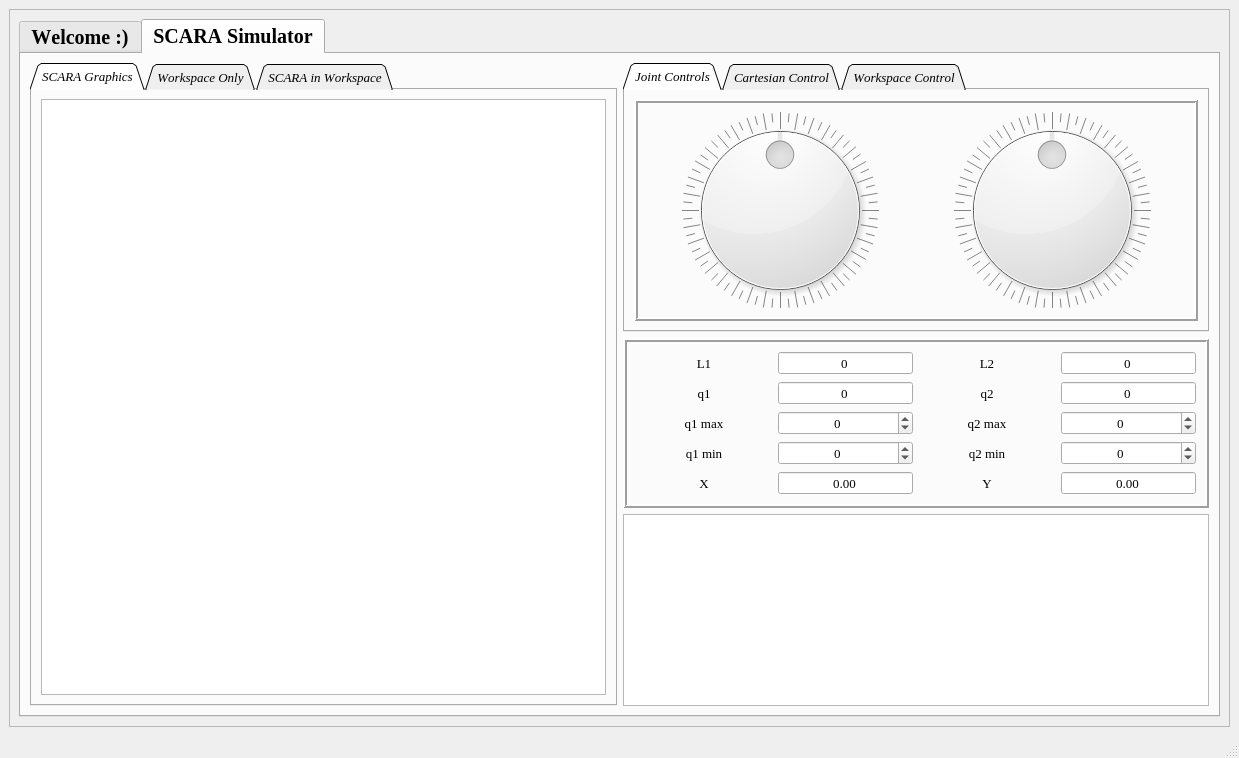
<?xml version="1.0" encoding="UTF-8"?>
<ui version="4.0">
 <class>MainWindow</class>
 <widget class="QMainWindow" name="MainWindow">
  <property name="geometry">
   <rect>
    <x>0</x>
    <y>0</y>
    <width>1239</width>
    <height>758</height>
   </rect>
  </property>
  <property name="font">
   <font>
    <family>Times New Roman</family>
    <pointsize>10</pointsize>
   </font>
  </property>
  <property name="windowTitle">
   <string>MainWindow</string>
  </property>
  <widget class="QWidget" name="centralwidget">
   <layout class="QHBoxLayout" name="horizontalLayout">
    <item>
     <widget class="QFrame" name="mainFrame">
      <property name="frameShape">
       <enum>QFrame::StyledPanel</enum>
      </property>
      <property name="frameShadow">
       <enum>QFrame::Raised</enum>
      </property>
      <layout class="QHBoxLayout" name="horizontalLayout_2">
       <item>
        <widget class="QTabWidget" name="globalTab">
         <property name="font">
          <font>
           <family>Times New Roman</family>
           <pointsize>15</pointsize>
           <weight>75</weight>
           <italic>false</italic>
           <bold>true</bold>
           <kerning>false</kerning>
          </font>
         </property>
         <property name="tabPosition">
          <enum>QTabWidget::North</enum>
         </property>
         <property name="tabShape">
          <enum>QTabWidget::Rounded</enum>
         </property>
         <property name="currentIndex">
          <number>1</number>
         </property>
         <widget class="QWidget" name="welcomeTab">
          <attribute name="title">
           <string>Welcome :)</string>
          </attribute>
          <layout class="QVBoxLayout" name="verticalLayout">
           <item>
            <widget class="QLabel" name="welcomeLabel">
             <property name="font">
              <font>
               <family>Times New Roman</family>
               <pointsize>10</pointsize>
               <weight>75</weight>
               <italic>false</italic>
               <bold>true</bold>
               <kerning>false</kerning>
              </font>
             </property>
             <property name="frameShape">
              <enum>QFrame::StyledPanel</enum>
             </property>
             <property name="frameShadow">
              <enum>QFrame::Plain</enum>
             </property>
             <property name="lineWidth">
              <number>2</number>
             </property>
             <property name="midLineWidth">
              <number>2</number>
             </property>
             <property name="text">
              <string>&lt;html&gt;&lt;head/&gt;&lt;body&gt;&lt;p align=&quot;center&quot;&gt;&lt;br/&gt;&lt;/p&gt;&lt;p align=&quot;center&quot;&gt;&lt;br/&gt;&lt;/p&gt;&lt;p align=&quot;center&quot;&gt;&lt;span style=&quot; font-size:72pt;&quot;&gt;SCARA Simulator&lt;/span&gt;&lt;/p&gt;&lt;p align=&quot;center&quot;&gt;&lt;br/&gt;&lt;/p&gt;&lt;p align=&quot;center&quot;&gt;&lt;br/&gt;&lt;/p&gt;&lt;p align=&quot;center&quot;&gt;&lt;br/&gt;&lt;/p&gt;&lt;p align=&quot;center&quot;&gt;&lt;br/&gt;&lt;/p&gt;&lt;p align=&quot;center&quot;&gt;&lt;span style=&quot; font-size:20pt;&quot;&gt;by Soumik Sarkar&lt;/span&gt;&lt;/p&gt;&lt;/body&gt;&lt;/html&gt;</string>
             </property>
             <property name="alignment">
              <set>Qt::AlignCenter</set>
             </property>
            </widget>
           </item>
          </layout>
         </widget>
         <widget class="QWidget" name="simulatorTab">
          <attribute name="title">
           <string>SCARA Simulator</string>
          </attribute>
          <layout class="QHBoxLayout" name="horizontalLayout_3">
           <item>
            <widget class="QTabWidget" name="graphicsTab">
             <property name="font">
              <font>
               <family>Times New Roman</family>
               <pointsize>10</pointsize>
               <weight>50</weight>
               <italic>true</italic>
               <bold>false</bold>
               <kerning>false</kerning>
              </font>
             </property>
             <property name="tabShape">
              <enum>QTabWidget::Triangular</enum>
             </property>
             <property name="currentIndex">
              <number>0</number>
             </property>
             <widget class="QWidget" name="scaraTab">
              <attribute name="title">
               <string>SCARA Graphics</string>
              </attribute>
              <layout class="QHBoxLayout" name="horizontalLayout_5">
               <item>
                <widget class="QGraphicsView" name="viewer"/>
               </item>
              </layout>
             </widget>
             <widget class="QWidget" name="workspaceTab">
              <attribute name="title">
               <string>Workspace Only</string>
              </attribute>
              <layout class="QHBoxLayout" name="horizontalLayout_6">
               <item>
                <widget class="QGraphicsView" name="viewer_2"/>
               </item>
              </layout>
             </widget>
             <widget class="QWidget" name="scaraWorkspaceTab">
              <attribute name="title">
               <string>SCARA in Workspace</string>
              </attribute>
              <layout class="QHBoxLayout" name="horizontalLayout_7">
               <item>
                <widget class="QGraphicsView" name="viewer_3"/>
               </item>
              </layout>
             </widget>
            </widget>
           </item>
           <item>
            <layout class="QVBoxLayout" name="verticalLayout_4">
             <item>
              <widget class="QTabWidget" name="controlsTab">
               <property name="font">
                <font>
                 <family>Times New Roman</family>
                 <pointsize>10</pointsize>
                 <weight>50</weight>
                 <italic>true</italic>
                 <bold>false</bold>
                 <kerning>false</kerning>
                </font>
               </property>
               <property name="tabShape">
                <enum>QTabWidget::Triangular</enum>
               </property>
               <property name="currentIndex">
                <number>0</number>
               </property>
               <widget class="QWidget" name="jointControlTab">
                <attribute name="title">
                 <string>Joint Controls</string>
                </attribute>
                <layout class="QVBoxLayout" name="verticalLayout_3">
                 <item>
                  <widget class="QFrame" name="frame_2">
                   <property name="sizePolicy">
                    <sizepolicy hsizetype="Expanding" vsizetype="Expanding">
                     <horstretch>0</horstretch>
                     <verstretch>0</verstretch>
                    </sizepolicy>
                   </property>
                   <property name="frameShape">
                    <enum>QFrame::Box</enum>
                   </property>
                   <property name="frameShadow">
                    <enum>QFrame::Raised</enum>
                   </property>
                   <property name="lineWidth">
                    <number>2</number>
                   </property>
                   <layout class="QHBoxLayout" name="horizontalLayout_4">
                    <item>
                     <widget class="QDial" name="q1">
                      <property name="minimum">
                       <number>-180</number>
                      </property>
                      <property name="maximum">
                       <number>180</number>
                      </property>
                      <property name="wrapping">
                       <bool>true</bool>
                      </property>
                      <property name="notchTarget">
                       <double>5.000000000000000</double>
                      </property>
                      <property name="notchesVisible">
                       <bool>true</bool>
                      </property>
                     </widget>
                    </item>
                    <item>
                     <widget class="QDial" name="q2">
                      <property name="minimum">
                       <number>-180</number>
                      </property>
                      <property name="maximum">
                       <number>180</number>
                      </property>
                      <property name="pageStep">
                       <number>10</number>
                      </property>
                      <property name="value">
                       <number>0</number>
                      </property>
                      <property name="sliderPosition">
                       <number>0</number>
                      </property>
                      <property name="wrapping">
                       <bool>true</bool>
                      </property>
                      <property name="notchTarget">
                       <double>5.000000000000000</double>
                      </property>
                      <property name="notchesVisible">
                       <bool>true</bool>
                      </property>
                     </widget>
                    </item>
                   </layout>
                  </widget>
                 </item>
                </layout>
               </widget>
               <widget class="QWidget" name="cartesianControlTab">
                <attribute name="title">
                 <string>Cartesian Control</string>
                </attribute>
               </widget>
               <widget class="QWidget" name="workspaceControlTab">
                <attribute name="title">
                 <string>Workspace Control</string>
                </attribute>
                <widget class="QPushButton" name="showWorkspaceButton">
                 <property name="geometry">
                  <rect>
                   <x>200</x>
                   <y>60</y>
                   <width>151</width>
                   <height>31</height>
                  </rect>
                 </property>
                 <property name="font">
                  <font>
                   <family>Times New Roman</family>
                   <pointsize>10</pointsize>
                   <weight>50</weight>
                   <italic>false</italic>
                   <bold>false</bold>
                   <kerning>false</kerning>
                  </font>
                 </property>
                 <property name="text">
                  <string>Show Workspace</string>
                 </property>
                </widget>
               </widget>
              </widget>
             </item>
             <item>
              <widget class="QFrame" name="frame_3">
               <property name="sizePolicy">
                <sizepolicy hsizetype="Minimum" vsizetype="Minimum">
                 <horstretch>0</horstretch>
                 <verstretch>0</verstretch>
                </sizepolicy>
               </property>
               <property name="frameShape">
                <enum>QFrame::Box</enum>
               </property>
               <property name="frameShadow">
                <enum>QFrame::Raised</enum>
               </property>
               <property name="lineWidth">
                <number>2</number>
               </property>
               <layout class="QVBoxLayout" name="verticalLayout_2">
                <item>
                 <layout class="QHBoxLayout" name="horizontalLayout_20">
                  <item>
                   <layout class="QHBoxLayout" name="horizontalLayout_21">
                    <item>
                     <widget class="QLabel" name="l1Label">
                      <property name="font">
                       <font>
                        <family>Times New Roman</family>
                        <pointsize>10</pointsize>
                        <weight>50</weight>
                        <italic>false</italic>
                        <bold>false</bold>
                        <kerning>false</kerning>
                       </font>
                      </property>
                      <property name="text">
                       <string>L1</string>
                      </property>
                      <property name="alignment">
                       <set>Qt::AlignCenter</set>
                      </property>
                     </widget>
                    </item>
                    <item>
                     <widget class="QDoubleSpinBox" name="l1">
                      <property name="font">
                       <font>
                        <family>Times New Roman</family>
                        <pointsize>10</pointsize>
                        <weight>50</weight>
                        <italic>false</italic>
                        <bold>false</bold>
                        <kerning>false</kerning>
                       </font>
                      </property>
                      <property name="wrapping">
                       <bool>false</bool>
                      </property>
                      <property name="frame">
                       <bool>true</bool>
                      </property>
                      <property name="alignment">
                       <set>Qt::AlignCenter</set>
                      </property>
                      <property name="readOnly">
                       <bool>false</bool>
                      </property>
                      <property name="buttonSymbols">
                       <enum>QAbstractSpinBox::NoButtons</enum>
                      </property>
                      <property name="decimals">
                       <number>0</number>
                      </property>
                      <property name="minimum">
                       <double>0.000000000000000</double>
                      </property>
                      <property name="maximum">
                       <double>300.000000000000000</double>
                      </property>
                      <property name="value">
                       <double>0.000000000000000</double>
                      </property>
                     </widget>
                    </item>
                   </layout>
                  </item>
                  <item>
                   <layout class="QHBoxLayout" name="horizontalLayout_22">
                    <item>
                     <widget class="QLabel" name="l2Label">
                      <property name="font">
                       <font>
                        <family>Times New Roman</family>
                        <pointsize>10</pointsize>
                        <weight>50</weight>
                        <italic>false</italic>
                        <bold>false</bold>
                        <kerning>false</kerning>
                       </font>
                      </property>
                      <property name="text">
                       <string>L2</string>
                      </property>
                      <property name="alignment">
                       <set>Qt::AlignCenter</set>
                      </property>
                     </widget>
                    </item>
                    <item>
                     <widget class="QDoubleSpinBox" name="l2">
                      <property name="font">
                       <font>
                        <family>Times New Roman</family>
                        <pointsize>10</pointsize>
                        <weight>50</weight>
                        <italic>false</italic>
                        <bold>false</bold>
                        <kerning>false</kerning>
                       </font>
                      </property>
                      <property name="wrapping">
                       <bool>false</bool>
                      </property>
                      <property name="frame">
                       <bool>true</bool>
                      </property>
                      <property name="alignment">
                       <set>Qt::AlignCenter</set>
                      </property>
                      <property name="readOnly">
                       <bool>false</bool>
                      </property>
                      <property name="buttonSymbols">
                       <enum>QAbstractSpinBox::NoButtons</enum>
                      </property>
                      <property name="decimals">
                       <number>0</number>
                      </property>
                      <property name="minimum">
                       <double>0.000000000000000</double>
                      </property>
                      <property name="maximum">
                       <double>300.000000000000000</double>
                      </property>
                      <property name="value">
                       <double>0.000000000000000</double>
                      </property>
                     </widget>
                    </item>
                   </layout>
                  </item>
                 </layout>
                </item>
                <item>
                 <layout class="QHBoxLayout" name="horizontalLayout_14">
                  <item>
                   <layout class="QHBoxLayout" name="horizontalLayout_8">
                    <item>
                     <widget class="QLabel" name="q1Label">
                      <property name="font">
                       <font>
                        <family>Times New Roman</family>
                        <pointsize>10</pointsize>
                        <weight>50</weight>
                        <italic>false</italic>
                        <bold>false</bold>
                        <kerning>false</kerning>
                       </font>
                      </property>
                      <property name="text">
                       <string>q1</string>
                      </property>
                      <property name="alignment">
                       <set>Qt::AlignCenter</set>
                      </property>
                     </widget>
                    </item>
                    <item>
                     <widget class="QDoubleSpinBox" name="q1Display">
                      <property name="font">
                       <font>
                        <family>Times New Roman</family>
                        <pointsize>10</pointsize>
                        <weight>50</weight>
                        <italic>false</italic>
                        <bold>false</bold>
                        <kerning>false</kerning>
                       </font>
                      </property>
                      <property name="wrapping">
                       <bool>false</bool>
                      </property>
                      <property name="frame">
                       <bool>true</bool>
                      </property>
                      <property name="alignment">
                       <set>Qt::AlignCenter</set>
                      </property>
                      <property name="readOnly">
                       <bool>false</bool>
                      </property>
                      <property name="buttonSymbols">
                       <enum>QAbstractSpinBox::NoButtons</enum>
                      </property>
                      <property name="decimals">
                       <number>0</number>
                      </property>
                      <property name="minimum">
                       <double>-180.000000000000000</double>
                      </property>
                      <property name="maximum">
                       <double>180.000000000000000</double>
                      </property>
                      <property name="value">
                       <double>0.000000000000000</double>
                      </property>
                     </widget>
                    </item>
                   </layout>
                  </item>
                  <item>
                   <layout class="QHBoxLayout" name="horizontalLayout_9">
                    <item>
                     <widget class="QLabel" name="q2Label">
                      <property name="font">
                       <font>
                        <family>Times New Roman</family>
                        <pointsize>10</pointsize>
                        <weight>50</weight>
                        <italic>false</italic>
                        <bold>false</bold>
                        <kerning>false</kerning>
                       </font>
                      </property>
                      <property name="text">
                       <string>q2</string>
                      </property>
                      <property name="alignment">
                       <set>Qt::AlignCenter</set>
                      </property>
                     </widget>
                    </item>
                    <item>
                     <widget class="QDoubleSpinBox" name="q2Display">
                      <property name="font">
                       <font>
                        <family>Times New Roman</family>
                        <pointsize>10</pointsize>
                        <weight>50</weight>
                        <italic>false</italic>
                        <bold>false</bold>
                        <kerning>false</kerning>
                       </font>
                      </property>
                      <property name="wrapping">
                       <bool>false</bool>
                      </property>
                      <property name="frame">
                       <bool>true</bool>
                      </property>
                      <property name="alignment">
                       <set>Qt::AlignCenter</set>
                      </property>
                      <property name="readOnly">
                       <bool>false</bool>
                      </property>
                      <property name="buttonSymbols">
                       <enum>QAbstractSpinBox::NoButtons</enum>
                      </property>
                      <property name="decimals">
                       <number>0</number>
                      </property>
                      <property name="minimum">
                       <double>-180.000000000000000</double>
                      </property>
                      <property name="maximum">
                       <double>180.000000000000000</double>
                      </property>
                      <property name="value">
                       <double>0.000000000000000</double>
                      </property>
                     </widget>
                    </item>
                   </layout>
                  </item>
                 </layout>
                </item>
                <item>
                 <layout class="QHBoxLayout" name="horizontalLayout_15">
                  <item>
                   <layout class="QHBoxLayout" name="horizontalLayout_10">
                    <item>
                     <widget class="QLabel" name="q1MaxLabel">
                      <property name="font">
                       <font>
                        <family>Times New Roman</family>
                        <pointsize>10</pointsize>
                        <weight>50</weight>
                        <italic>false</italic>
                        <bold>false</bold>
                        <kerning>false</kerning>
                       </font>
                      </property>
                      <property name="text">
                       <string>q1 max</string>
                      </property>
                      <property name="alignment">
                       <set>Qt::AlignCenter</set>
                      </property>
                     </widget>
                    </item>
                    <item>
                     <widget class="QDoubleSpinBox" name="q1Max">
                      <property name="font">
                       <font>
                        <family>Times New Roman</family>
                        <pointsize>10</pointsize>
                        <weight>50</weight>
                        <italic>false</italic>
                        <bold>false</bold>
                        <kerning>false</kerning>
                       </font>
                      </property>
                      <property name="wrapping">
                       <bool>false</bool>
                      </property>
                      <property name="frame">
                       <bool>true</bool>
                      </property>
                      <property name="alignment">
                       <set>Qt::AlignCenter</set>
                      </property>
                      <property name="readOnly">
                       <bool>false</bool>
                      </property>
                      <property name="buttonSymbols">
                       <enum>QAbstractSpinBox::UpDownArrows</enum>
                      </property>
                      <property name="decimals">
                       <number>0</number>
                      </property>
                      <property name="minimum">
                       <double>-180.000000000000000</double>
                      </property>
                      <property name="maximum">
                       <double>180.000000000000000</double>
                      </property>
                      <property name="value">
                       <double>0.000000000000000</double>
                      </property>
                     </widget>
                    </item>
                   </layout>
                  </item>
                  <item>
                   <layout class="QHBoxLayout" name="horizontalLayout_11">
                    <item>
                     <widget class="QLabel" name="q2MaxLabel">
                      <property name="font">
                       <font>
                        <family>Times New Roman</family>
                        <pointsize>10</pointsize>
                        <weight>50</weight>
                        <italic>false</italic>
                        <bold>false</bold>
                        <kerning>false</kerning>
                       </font>
                      </property>
                      <property name="text">
                       <string>q2 max</string>
                      </property>
                      <property name="alignment">
                       <set>Qt::AlignCenter</set>
                      </property>
                     </widget>
                    </item>
                    <item>
                     <widget class="QDoubleSpinBox" name="q2Max">
                      <property name="font">
                       <font>
                        <family>Times New Roman</family>
                        <pointsize>10</pointsize>
                        <weight>50</weight>
                        <italic>false</italic>
                        <bold>false</bold>
                        <kerning>false</kerning>
                       </font>
                      </property>
                      <property name="wrapping">
                       <bool>false</bool>
                      </property>
                      <property name="frame">
                       <bool>true</bool>
                      </property>
                      <property name="alignment">
                       <set>Qt::AlignCenter</set>
                      </property>
                      <property name="readOnly">
                       <bool>false</bool>
                      </property>
                      <property name="buttonSymbols">
                       <enum>QAbstractSpinBox::UpDownArrows</enum>
                      </property>
                      <property name="decimals">
                       <number>0</number>
                      </property>
                      <property name="minimum">
                       <double>-180.000000000000000</double>
                      </property>
                      <property name="maximum">
                       <double>180.000000000000000</double>
                      </property>
                      <property name="value">
                       <double>0.000000000000000</double>
                      </property>
                     </widget>
                    </item>
                   </layout>
                  </item>
                 </layout>
                </item>
                <item>
                 <layout class="QHBoxLayout" name="horizontalLayout_16">
                  <item>
                   <layout class="QHBoxLayout" name="horizontalLayout_12">
                    <item>
                     <widget class="QLabel" name="q1MinLabel">
                      <property name="font">
                       <font>
                        <family>Times New Roman</family>
                        <pointsize>10</pointsize>
                        <weight>50</weight>
                        <italic>false</italic>
                        <bold>false</bold>
                        <kerning>false</kerning>
                       </font>
                      </property>
                      <property name="text">
                       <string>q1 min</string>
                      </property>
                      <property name="alignment">
                       <set>Qt::AlignCenter</set>
                      </property>
                     </widget>
                    </item>
                    <item>
                     <widget class="QDoubleSpinBox" name="q1Min">
                      <property name="font">
                       <font>
                        <family>Times New Roman</family>
                        <pointsize>10</pointsize>
                        <weight>50</weight>
                        <italic>false</italic>
                        <bold>false</bold>
                        <kerning>false</kerning>
                       </font>
                      </property>
                      <property name="wrapping">
                       <bool>false</bool>
                      </property>
                      <property name="frame">
                       <bool>true</bool>
                      </property>
                      <property name="alignment">
                       <set>Qt::AlignCenter</set>
                      </property>
                      <property name="readOnly">
                       <bool>false</bool>
                      </property>
                      <property name="buttonSymbols">
                       <enum>QAbstractSpinBox::UpDownArrows</enum>
                      </property>
                      <property name="decimals">
                       <number>0</number>
                      </property>
                      <property name="minimum">
                       <double>-180.000000000000000</double>
                      </property>
                      <property name="maximum">
                       <double>180.000000000000000</double>
                      </property>
                      <property name="value">
                       <double>0.000000000000000</double>
                      </property>
                     </widget>
                    </item>
                   </layout>
                  </item>
                  <item>
                   <layout class="QHBoxLayout" name="horizontalLayout_13">
                    <item>
                     <widget class="QLabel" name="q2MinLabel">
                      <property name="font">
                       <font>
                        <family>Times New Roman</family>
                        <pointsize>10</pointsize>
                        <weight>50</weight>
                        <italic>false</italic>
                        <bold>false</bold>
                        <kerning>false</kerning>
                       </font>
                      </property>
                      <property name="text">
                       <string>q2 min</string>
                      </property>
                      <property name="alignment">
                       <set>Qt::AlignCenter</set>
                      </property>
                     </widget>
                    </item>
                    <item>
                     <widget class="QDoubleSpinBox" name="q2Min">
                      <property name="font">
                       <font>
                        <family>Times New Roman</family>
                        <pointsize>10</pointsize>
                        <weight>50</weight>
                        <italic>false</italic>
                        <bold>false</bold>
                        <kerning>false</kerning>
                       </font>
                      </property>
                      <property name="wrapping">
                       <bool>false</bool>
                      </property>
                      <property name="frame">
                       <bool>true</bool>
                      </property>
                      <property name="alignment">
                       <set>Qt::AlignCenter</set>
                      </property>
                      <property name="readOnly">
                       <bool>false</bool>
                      </property>
                      <property name="buttonSymbols">
                       <enum>QAbstractSpinBox::UpDownArrows</enum>
                      </property>
                      <property name="decimals">
                       <number>0</number>
                      </property>
                      <property name="minimum">
                       <double>-180.000000000000000</double>
                      </property>
                      <property name="maximum">
                       <double>180.000000000000000</double>
                      </property>
                      <property name="value">
                       <double>0.000000000000000</double>
                      </property>
                     </widget>
                    </item>
                   </layout>
                  </item>
                 </layout>
                </item>
                <item>
                 <layout class="QHBoxLayout" name="horizontalLayout_19">
                  <item>
                   <layout class="QHBoxLayout" name="horizontalLayout_17">
                    <item>
                     <widget class="QLabel" name="xLabel">
                      <property name="font">
                       <font>
                        <family>Times New Roman</family>
                        <pointsize>10</pointsize>
                        <weight>50</weight>
                        <italic>false</italic>
                        <bold>false</bold>
                        <kerning>false</kerning>
                       </font>
                      </property>
                      <property name="text">
                       <string>X</string>
                      </property>
                      <property name="alignment">
                       <set>Qt::AlignCenter</set>
                      </property>
                     </widget>
                    </item>
                    <item>
                     <widget class="QDoubleSpinBox" name="xDisplay">
                      <property name="font">
                       <font>
                        <family>Times New Roman</family>
                        <pointsize>10</pointsize>
                        <weight>50</weight>
                        <italic>false</italic>
                        <bold>false</bold>
                        <kerning>false</kerning>
                       </font>
                      </property>
                      <property name="alignment">
                       <set>Qt::AlignCenter</set>
                      </property>
                      <property name="readOnly">
                       <bool>false</bool>
                      </property>
                      <property name="buttonSymbols">
                       <enum>QAbstractSpinBox::NoButtons</enum>
                      </property>
                      <property name="minimum">
                       <double>-1000.000000000000000</double>
                      </property>
                      <property name="maximum">
                       <double>1000.000000000000000</double>
                      </property>
                      <property name="singleStep">
                       <double>0.010000000000000</double>
                      </property>
                     </widget>
                    </item>
                   </layout>
                  </item>
                  <item>
                   <layout class="QHBoxLayout" name="horizontalLayout_18">
                    <item>
                     <widget class="QLabel" name="yLabel">
                      <property name="font">
                       <font>
                        <family>Times New Roman</family>
                        <pointsize>10</pointsize>
                        <weight>50</weight>
                        <italic>false</italic>
                        <bold>false</bold>
                        <kerning>false</kerning>
                       </font>
                      </property>
                      <property name="text">
                       <string>Y</string>
                      </property>
                      <property name="alignment">
                       <set>Qt::AlignCenter</set>
                      </property>
                     </widget>
                    </item>
                    <item>
                     <widget class="QDoubleSpinBox" name="yDisplay">
                      <property name="font">
                       <font>
                        <family>Times New Roman</family>
                        <pointsize>10</pointsize>
                        <weight>50</weight>
                        <italic>false</italic>
                        <bold>false</bold>
                        <kerning>false</kerning>
                       </font>
                      </property>
                      <property name="alignment">
                       <set>Qt::AlignCenter</set>
                      </property>
                      <property name="readOnly">
                       <bool>false</bool>
                      </property>
                      <property name="buttonSymbols">
                       <enum>QAbstractSpinBox::NoButtons</enum>
                      </property>
                      <property name="decimals">
                       <number>2</number>
                      </property>
                      <property name="minimum">
                       <double>-1000.000000000000000</double>
                      </property>
                      <property name="maximum">
                       <double>1000.000000000000000</double>
                      </property>
                      <property name="singleStep">
                       <double>0.010000000000000</double>
                      </property>
                     </widget>
                    </item>
                   </layout>
                  </item>
                 </layout>
                </item>
               </layout>
              </widget>
             </item>
             <item>
              <widget class="QTextBrowser" name="helpPanel">
               <property name="sizePolicy">
                <sizepolicy hsizetype="Minimum" vsizetype="Minimum">
                 <horstretch>0</horstretch>
                 <verstretch>0</verstretch>
                </sizepolicy>
               </property>
              </widget>
             </item>
            </layout>
           </item>
          </layout>
         </widget>
        </widget>
       </item>
      </layout>
     </widget>
    </item>
   </layout>
  </widget>
  <widget class="QMenuBar" name="menubar">
   <property name="geometry">
    <rect>
     <x>0</x>
     <y>0</y>
     <width>1239</width>
     <height>25</height>
    </rect>
   </property>
  </widget>
  <widget class="QStatusBar" name="statusbar"/>
 </widget>
 <resources/>
 <connections/>
</ui>
